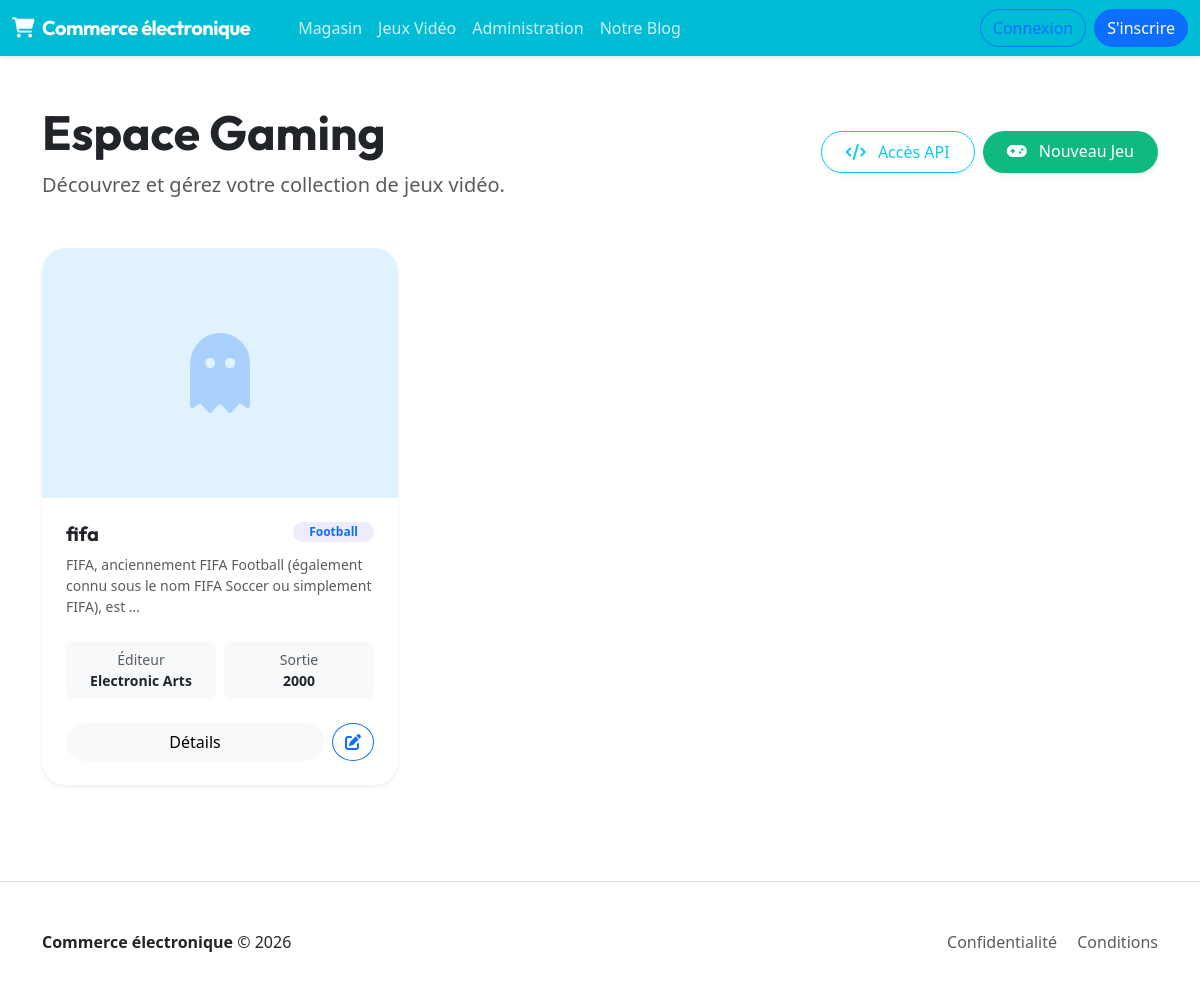
The app's page /jeux/ with its own data.
### jeux/models.py (models this page shows, shortened)
class Jeu(models.Model):
    name = models.CharField(max_length=100)
    description = models.TextField()
    release_date = models.DateField()
    genre = models.CharField(max_length=50)
    developer = models.CharField(max_length=100)
    publisher = models.CharField(max_length=100)
    image = models.ImageField(upload_to='jeux_images/', blank=True, null=True)

### jeux/views.py (the view)
# urls.py: path('', views.JeuListView.as_view(), name='jeu_list'),
class JeuListView(ListView):
    model = Jeu
    template_name = 'jeux/jeu_list.html'
    context_object_name = 'jeux'

### templates/jeux/jeu_list.html (shortened to what this page needs)
{% extends 'base.html' %}
{% block content %}
<div class="d-flex justify-content-between align-items-center mb-5">
    <div>
        <h1 class="display-5 fw-bold text-dark mb-2">Espace Gaming</h1>
        <p class="text-muted lead mb-0">Découvrez et gérez votre collection de jeux vidéo.</p>
    </div>
    <div class="d-flex gap-2">
        <a href="/jeux/api/" class="btn btn-outline-info px-4 py-2 rounded-pill shadow-sm">
            <i class="fa-solid fa-code me-2"></i> Accès API
        </a>
        <a href="{% url 'jeu_create' %}" class="btn btn-success px-4 py-2 rounded-pill shadow-sm border-0" style="background: #10b981;">
            <i class="fa-solid fa-gamepad me-2"></i> Nouveau Jeu
        </a>
    </div>
</div>
<div class="row g-4">
    {% for jeu in jeux %}
    <div class="col-md-6 col-lg-4">
        <div class="card product-card border-0 shadow-sm" style="border-radius: 1.5rem;">
            <div class="product-img-container" style="background: #e0f2fe; border-radius: 1.5rem 1.5rem 0 0;">
                {% if jeu.image %}
                <img src="{{ jeu.image.url }}" class="product-img" alt="{{ jeu.name }}">
                {% else %}
                <div class="text-primary opacity-25">
                    <i class="fa-solid fa-ghost fa-5x"></i>
                </div>
                {% endif %}
            </div>
            <div class="card-body p-4">
                <div class="d-flex justify-content-between align-items-start mb-2">
                    <h3 class="h5 fw-bold mb-0">{{ jeu.name }}</h3>
                    <span class="badge bg-primary-soft text-primary rounded-pill px-3 py-1" style="background: rgba(79, 70, 229, 0.1);">{{ jeu.genre }}</span>
                </div>
                <p class="text-muted small mb-4 line-clamp-2">{{ jeu.description|truncatechars:100 }}</p>
                <div class="row g-2 mb-4">
                    <div class="col-6">
                        <div class="p-2 bg-light rounded-3 text-center">
                            <div class="text-muted small">Éditeur</div>
                            <div class="fw-bold small">{{ jeu.publisher }}</div>
                        </div>
                    </div>
                    <div class="col-6">
                        <div class="p-2 bg-light rounded-3 text-center">
                            <div class="text-muted small">Sortie</div>
                            <div class="fw-bold small">{{ jeu.release_date|date:"Y" }}</div>
                        </div>
                    </div>
                </div>
                <div class="d-flex gap-2">
                    <a href="{% url 'jeu_detail' jeu.id %}" class="btn btn-light rounded-pill flex-grow-1">Détails</a>
                    <a href="{% url 'jeu_update' jeu.id %}" class="btn btn-outline-primary rounded-circle" title="Modifier">
                        <i class="fa-solid fa-pen-to-square"></i>
                    </a>
                </div>
            </div>
        </div>
    </div>
    {% endfor %}
</div>
{% endblock %}

### magasin/static/css/base.css (style rules this page uses)
:root { --primary: #06b6d4; --primary-hover: #0891b2; --secondary: #10b981; --secondary-hover: #059669; --slate-50: #f8fafc; --slate-100: #f1f5f9; --slate-200: #e2e8f0; --slate-600: #475569; --slate-900: #0f172a; --bg-main: #ffffff; --bg-card: #ffffff; --text-main: #1e293b; --text-muted: #64748b; --border: #e2e8f0; --shadow-sm: 0 1px 2px 0 rgb(0 0 0 / 0.05); --shadow: 0 4px 6px -1px rgba(0, 0, 0, 0.05), 0 2px 4px -2px rgba(0, 0, 0, 0.05); --shadow-lg: 0 10px 15px -3px rgba(0, 0, 0, 0.08); --radius: 1rem; }
body { background-color: var(--bg-main); color: var(--text-main); font-family: 'Inter', sans-serif; -webkit-font-smoothing: antialiased; }
h1, h2, h3, h4, .navbar-brand { font-family: 'Outfit', sans-serif; font-weight: 700; }
.product-card { border: 1px solid #eee; border-radius: 4px; background: #fff; transition: all 0.2s; height: 100%; }
.product-img-container { padding: 10px; height: 250px; display: flex; align-items: center; justify-content: center; background: #fff; }

### records on screen
Jeu: name "fifa", genre "Football", description "FIFA, anciennement FIFA Football (également connu sous le nom FIFA Soccer ou simplement FIFA), est …", publisher "Electronic Arts", release_date "2000"
